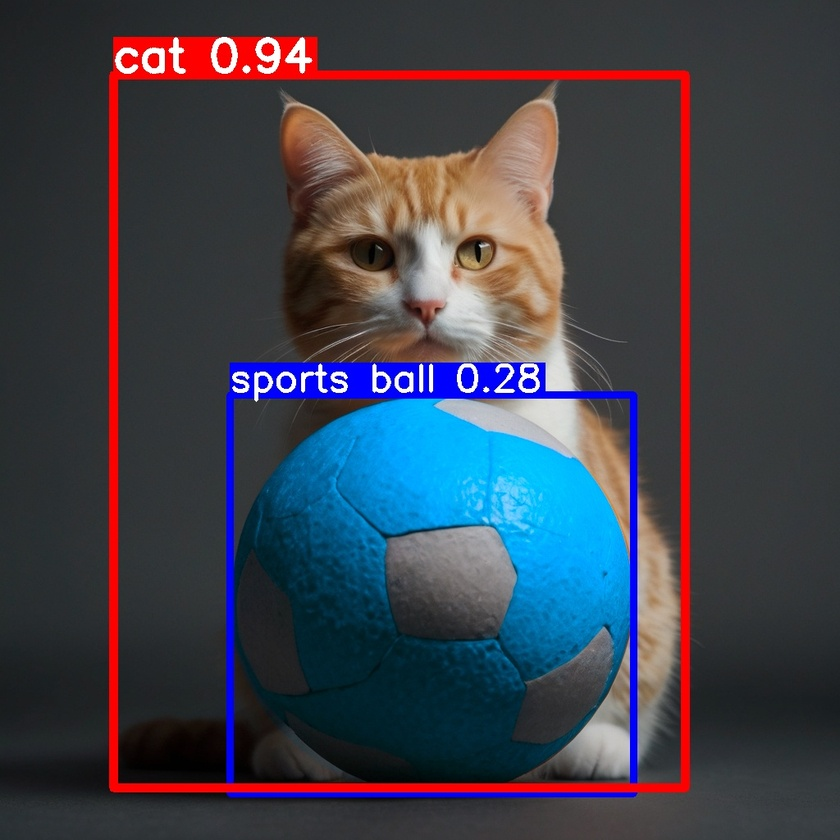
#> input picture Marco 2025/YOLO/assets/img/cats/image7_detect.jpg, 840 x 840 px, shrunk from 1024 x 1024 before the run, found by its file name
$ python Add_grid.py
#> lines starting #> are read from the running program, lines starting #| are printed output that depends on the picture; after the words box and inside, x2 and y2 are one past the last pixel; in counts of white or black regions, pixels touching at a corner belong together
import cv2
import os
import numpy as np

def add_grid_to_image(image_path, num_squares_x=10, num_squares_y=10, color=(0, 255, 0), thickness=1):
    """
    Adiciona uma grade (grid) à imagem, dividindo-a em um número específico de quadrados.

    Parâmetros:
    - image_path: Caminho da imagem original.
    - num_squares_x: Número de quadrados na largura.
    - num_squares_y: Número de quadrados na altura.
    - color: Cor da grade no formato (B, G, R) (padrão: verde).
    - thickness: Espessura das linhas da grade (padrão: 1 pixel).
    """
#> called with num_squares_x = 3, num_squares_y = 3, color = (0, 255, 0), thickness = 2

    # Verifica se o arquivo existe
    if not os.path.exists(image_path):
        print("Erro: O arquivo da imagem não foi encontrado.")
        return

    # Lê a imagem
    img = cv2.imread(image_path)
#> img is the input picture: shape (840, 840, 3); mean B, G, R 75.4, 64.9, 62.9
    if img is None:
        print("Erro ao carregar a imagem.")
        return

    height, width, _ = img.shape  # Obtém dimensões da imagem
#> height = 840; width = 840

    # Calcula o tamanho dos quadrados
    square_width = width // num_squares_x
#> square_width = 280
    square_height = height // num_squares_y
#> square_height = 280

    # Desenha as linhas verticais e horizontais
    for i in range(1, num_squares_x):
        x = i * square_width
        cv2.line(img, (x, 0), (x, height), color, thickness)
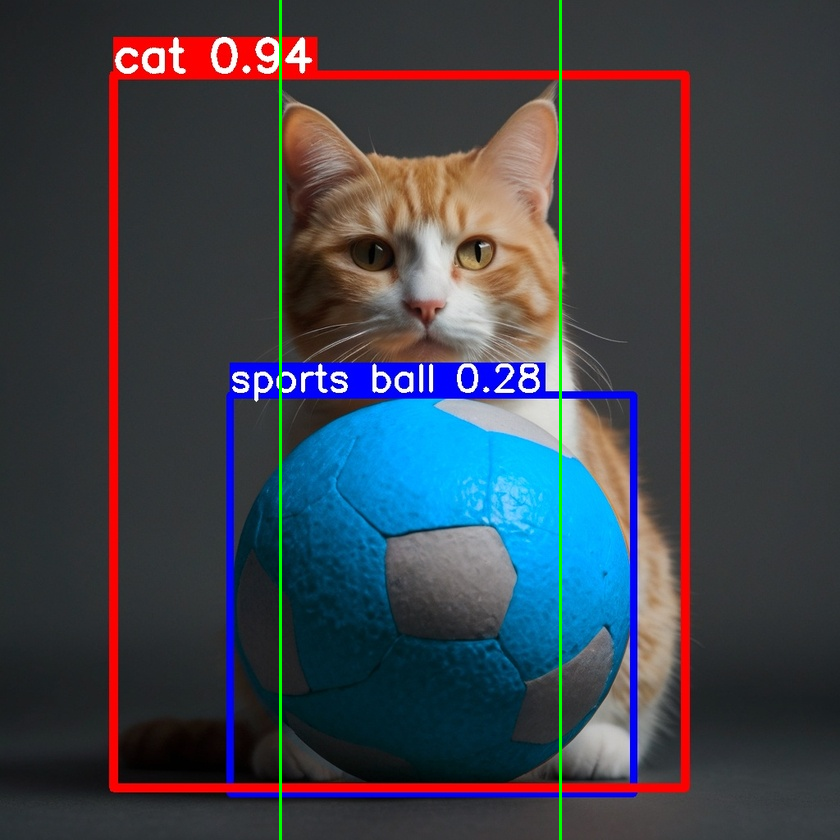
#> img: shape (840, 840, 3); 0.71% of pixels changed, all inside (x1, y1, x2, y2) = (279, 0, 562, 840)

    for j in range(1, num_squares_y):
        y = j * square_height
        cv2.line(img, (0, y), (width, y), color, thickness)
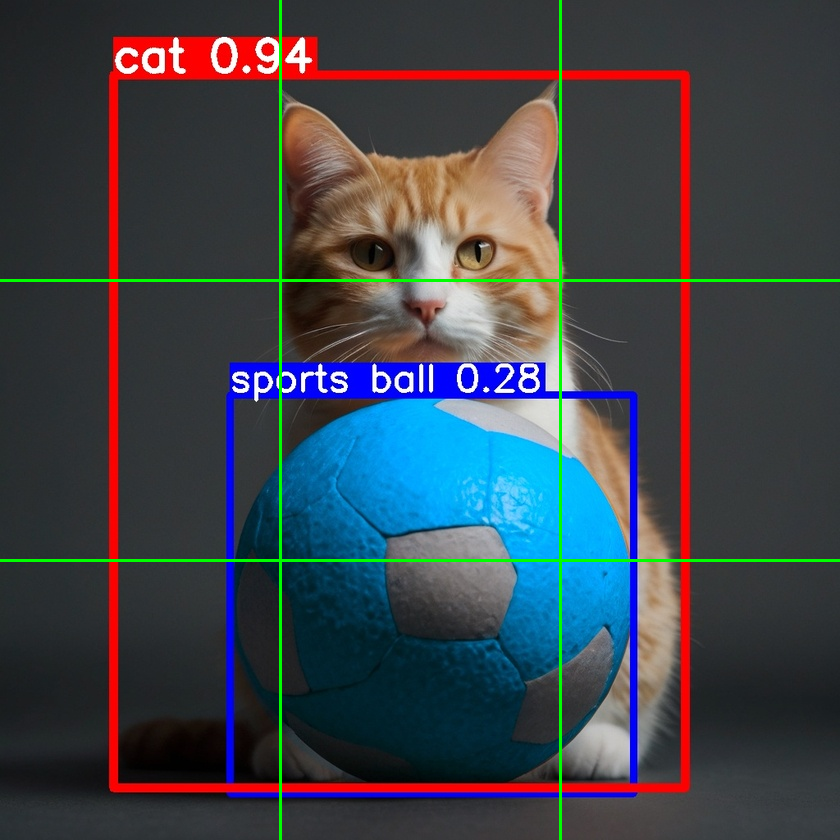
#> img: shape (840, 840, 3); 0.71% of pixels changed, all inside (x1, y1, x2, y2) = (0, 279, 840, 562)

    # Obtém novo nome do arquivo
    directory, filename = os.path.split(image_path)
    name, ext = os.path.splitext(filename)
    new_filename = f"{name}_gridded{ext}"
    output_path = os.path.join(directory, new_filename)

    # Salva a nova imagem
    cv2.imwrite(output_path, img)
    print(f"Imagem salva com grid em: {output_path}")

    # Exibe a imagem processada
    cv2.imshow("Imagem com Grid", img)
    cv2.waitKey(0)
    cv2.destroyAllWindows()

# Exemplo de uso
n = 3 # Número de quadrados
image_path = r"Marco 2025\YOLO\assets\img\cats\image7_detect.jpg"  # Substitua pelo caminho correto da sua imagem
add_grid_to_image(image_path, num_squares_x=n, num_squares_y=n, color=(0, 255, 0), thickness=2)

$ run again, with Marco 2025/YOLO/assets/img/cats/image0_detect.jpg copied over Marco 2025/YOLO/assets/img/cats/image7_detect.jpg
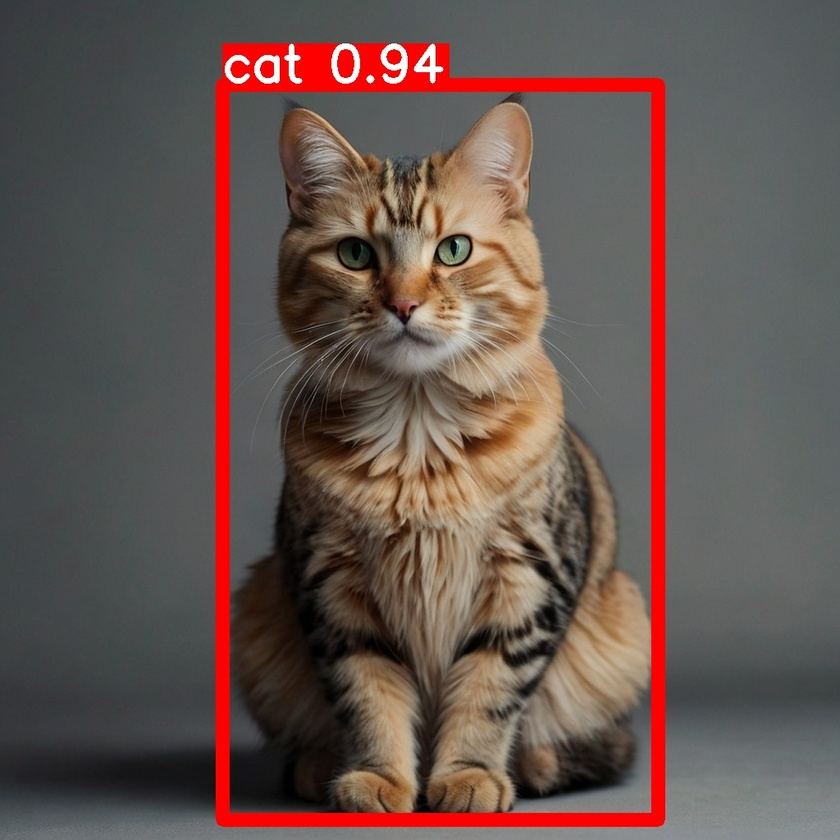
#> input picture Marco 2025/YOLO/assets/img/cats/image0_detect.jpg, 840 x 840 px, shrunk from 1024 x 1024 before the run, found by its file name
#> in add_grid_to_image, img is the input picture: shape (840, 840, 3); mean B, G, R 80.1, 85.3, 102.2
#> after the loop in add_grid_to_image, `for i in range(1, num_squares_x):`:
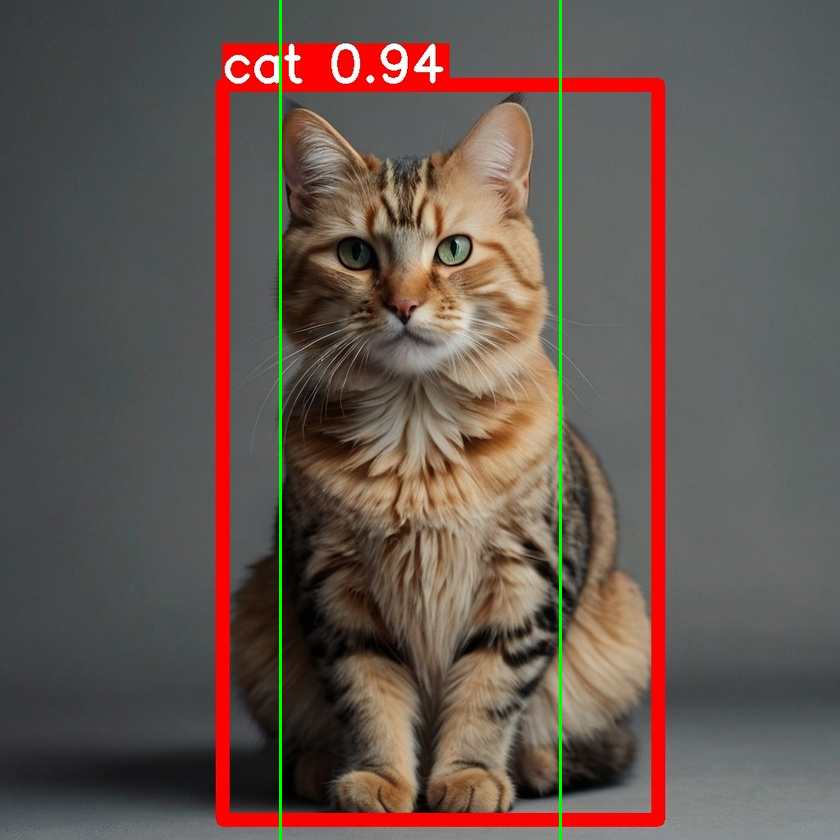
#> img: shape (840, 840, 3); 0.71% of pixels changed, all inside (x1, y1, x2, y2) = (279, 0, 562, 840)
#> after the loop in add_grid_to_image, `for j in range(1, num_squares_y):`:
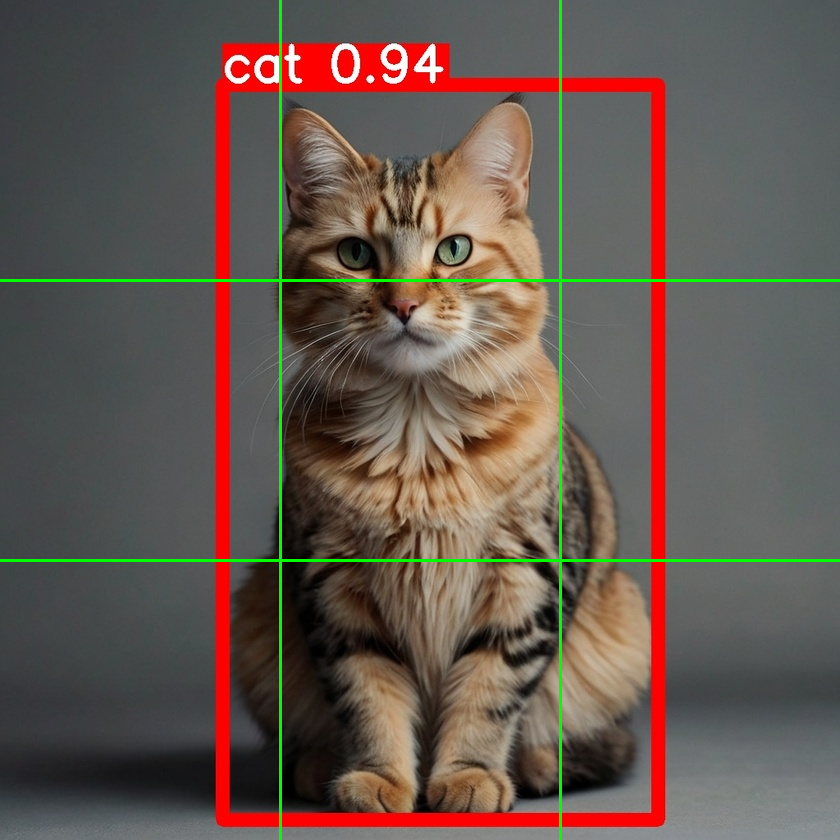
#> img: shape (840, 840, 3); 0.71% of pixels changed, all inside (x1, y1, x2, y2) = (0, 279, 840, 562)

$ run again, with Marco 2025/YOLO/assets/img/cats/image3_detect.jpg copied over Marco 2025/YOLO/assets/img/cats/image7_detect.jpg
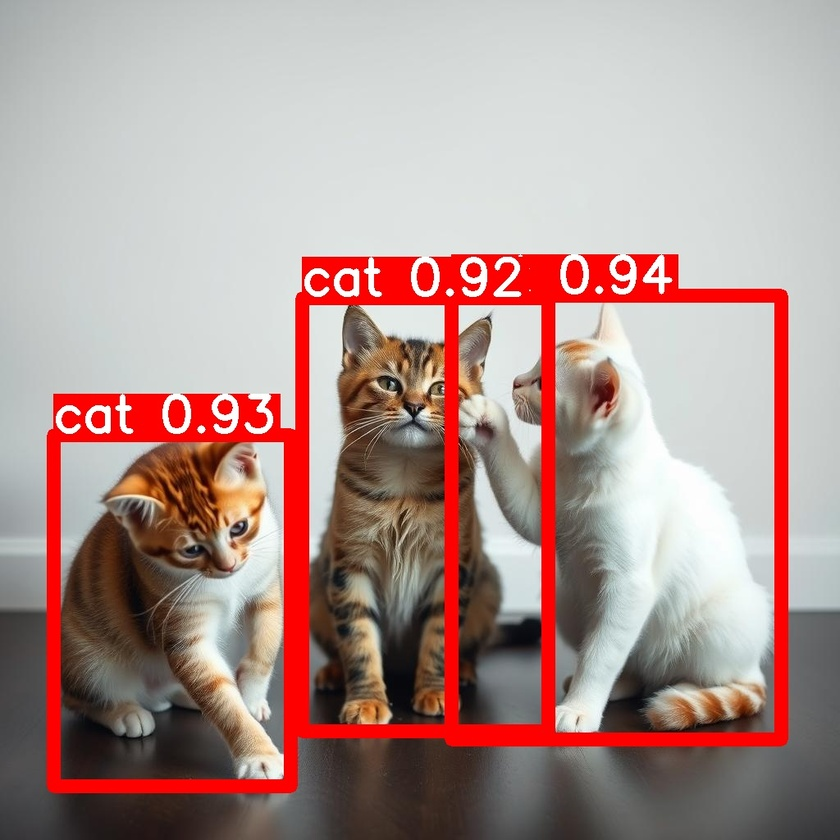
#> input picture Marco 2025/YOLO/assets/img/cats/image3_detect.jpg, 840 x 840 px, shrunk from 1024 x 1024 before the run, found by its file name
#> in add_grid_to_image, img is the input picture: shape (840, 840, 3); mean B, G, R 145.1, 149.3, 174.5
#> after the loop in add_grid_to_image, `for i in range(1, num_squares_x):`:
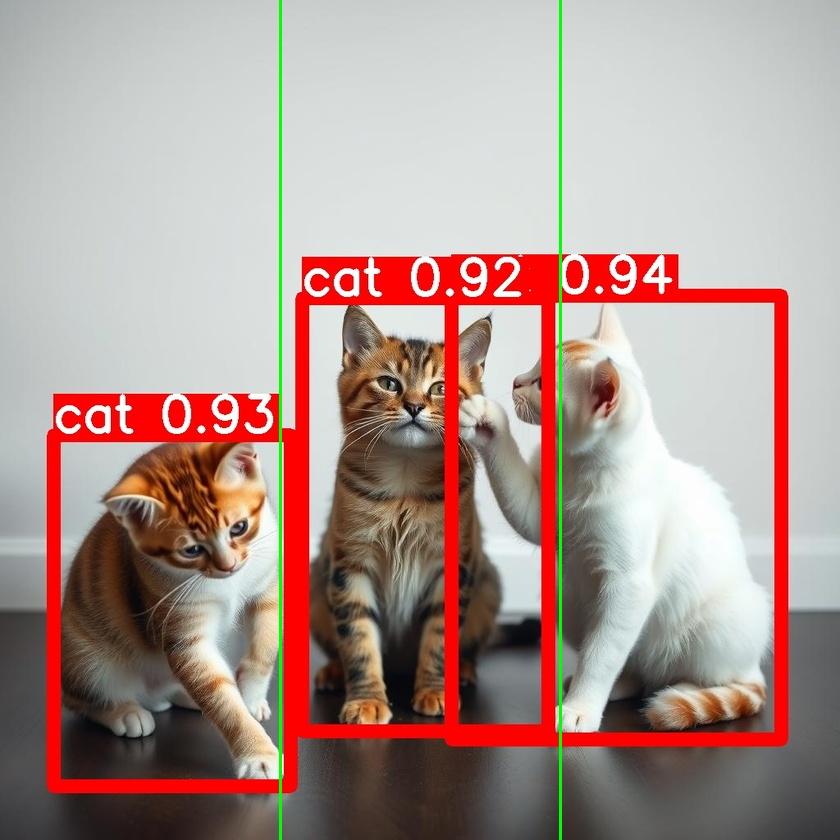
#> img: shape (840, 840, 3); 0.71% of pixels changed, all inside (x1, y1, x2, y2) = (279, 0, 562, 840)
#> after the loop in add_grid_to_image, `for j in range(1, num_squares_y):`:
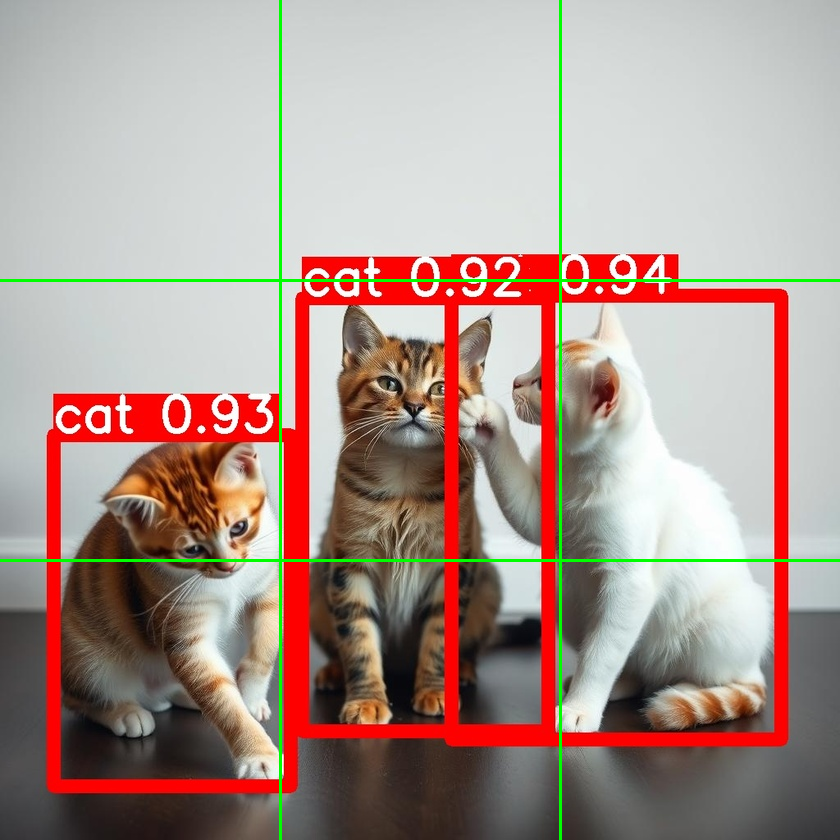
#> img: shape (840, 840, 3); 0.71% of pixels changed, all inside (x1, y1, x2, y2) = (0, 279, 840, 562)

$ run again, with Marco 2025/YOLO/assets/img/cats/image4_detect.jpg copied over Marco 2025/YOLO/assets/img/cats/image7_detect.jpg
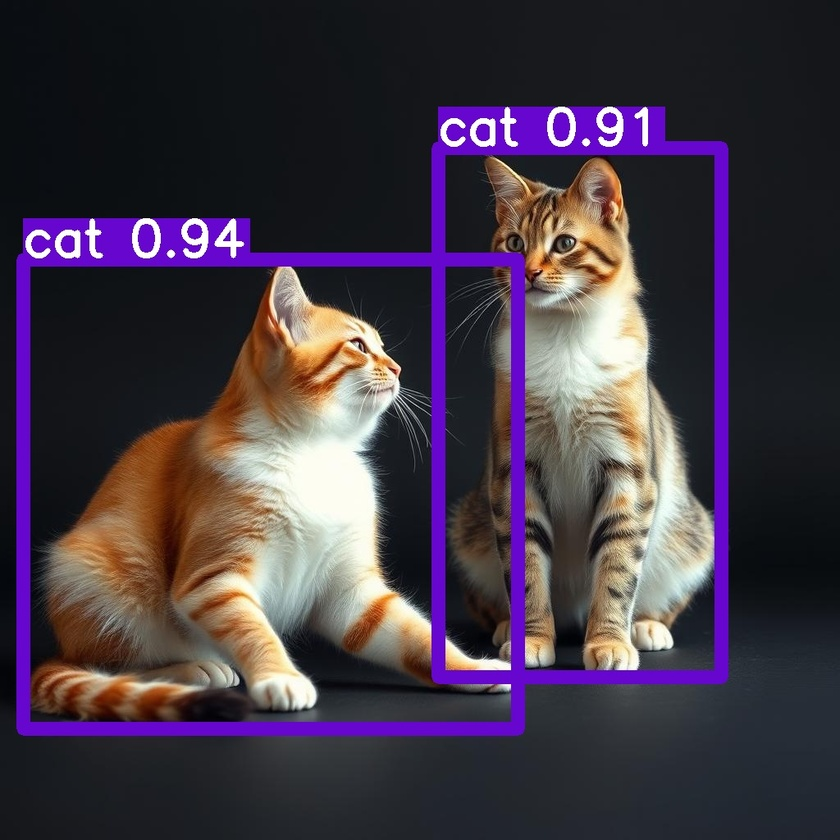
#> input picture Marco 2025/YOLO/assets/img/cats/image4_detect.jpg, 840 x 840 px, shrunk from 1024 x 1024 before the run, found by its file name
#> in add_grid_to_image, img is the input picture: shape (840, 840, 3); mean B, G, R 68.6, 55.3, 67
#> after the loop in add_grid_to_image, `for i in range(1, num_squares_x):`:
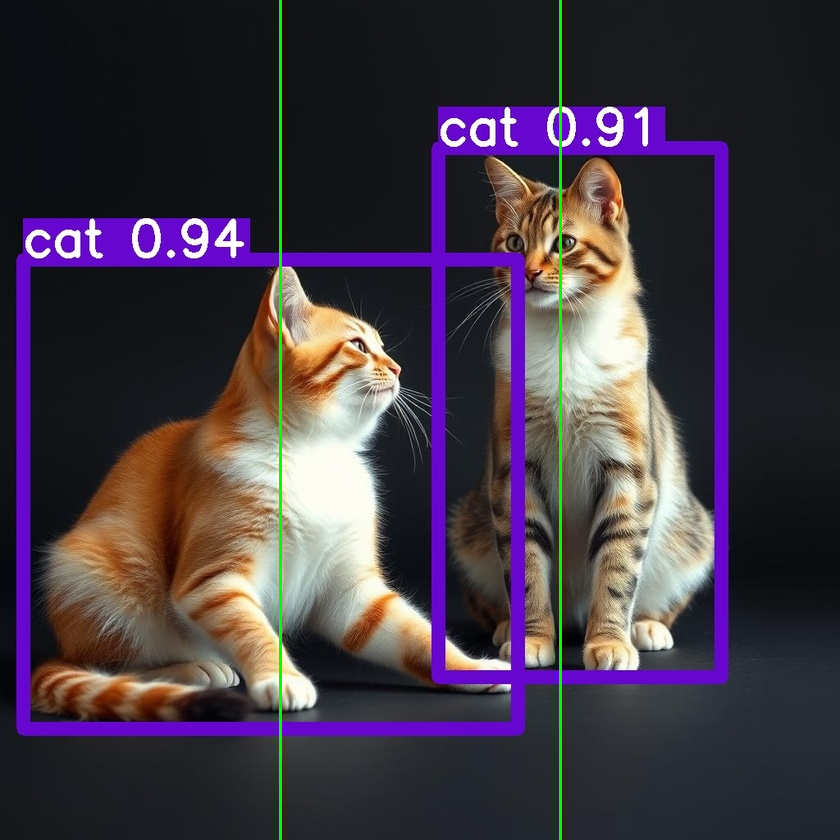
#> img: shape (840, 840, 3); 0.71% of pixels changed, all inside (x1, y1, x2, y2) = (279, 0, 562, 840)
#> after the loop in add_grid_to_image, `for j in range(1, num_squares_y):`:
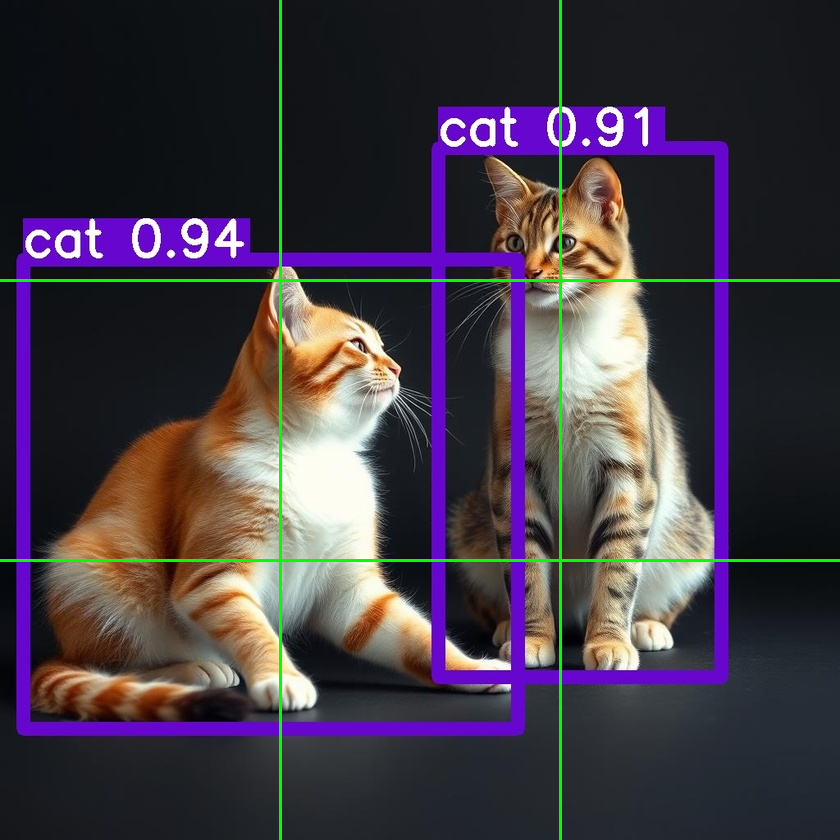
#> img: shape (840, 840, 3); 0.71% of pixels changed, all inside (x1, y1, x2, y2) = (0, 279, 840, 562)
